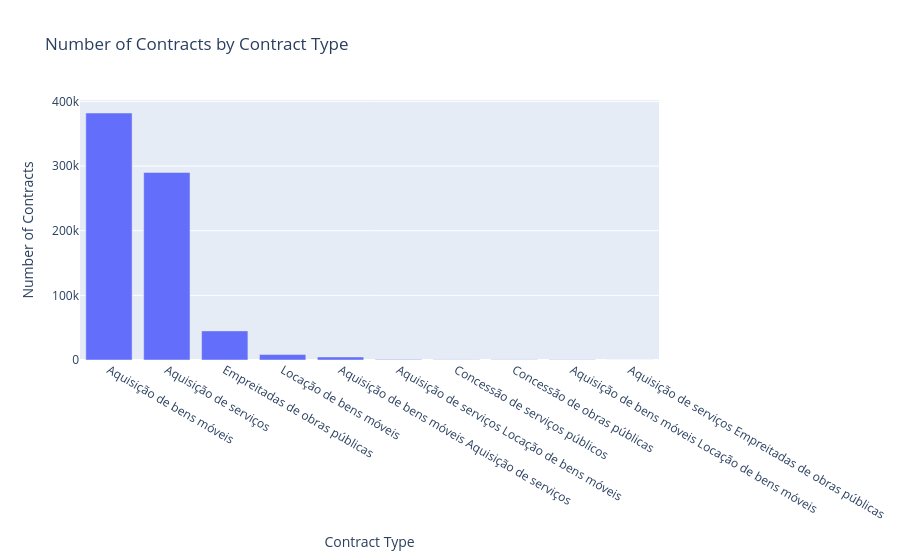

Notebook source saved alongside this figure:
### Code cell
merged_dataset_counts = merged_dataset['tipoContrato'].value_counts().reset_index()
merged_dataset_counts.columns = ['tipoContrato', 'count']

# Get top 10
top_10 = merged_dataset_counts.head(10)

fig = px.bar(
    top_10,
    x='tipoContrato',
    y='count',
    title='Number of Contracts by Contract Type',
    labels={'tipoContrato': 'Contract Type', 'count': 'Number of Contracts'}
)

fig.show()

### Figure 1 — Plotly figure (JSON) as saved in the notebook; plotly's stock layout.template omitted (floating-point values rounded to 4 significant figures)
{"data": [{"hovertemplate": "Contract Type=%{x}<br>Number of Contracts=%{y}<extra></extra>", "legendgroup": "", "marker": {"color": "#636efa", "pattern": {"shape": ""}}, "name": "", "orientation": "v", "showlegend": false, "textposition": "auto", "type": "bar", "x": ["Aquisição de bens móveis", "Aquisição de serviços", "Empreitadas de obras públicas", "Locação de bens móveis", "Aquisição de bens móveis\nAquisição de serviços", "Aquisição de serviços\nLocação de bens móveis", "Concessão de serviços públicos", "Concessão de obras públicas", "Aquisição de bens móveis\nLocação de bens móveis", "Aquisição de serviços\nEmpreitadas de obras públicas"], "xaxis": "x", "y": [382093, 290127, 45024, 8462, 4639, 618, 500, 259, 228, 140], "yaxis": "y"}], "layout": {"barmode": "relative", "legend": {"tracegroupgap": 0}, "title": {"text": "Number of Contracts by Contract Type"}, "xaxis": {"anchor": "y", "domain": [0, 1], "title": {"text": "Contract Type"}}, "yaxis": {"anchor": "x", "domain": [0, 1], "title": {"text": "Number of Contracts"}}}}
